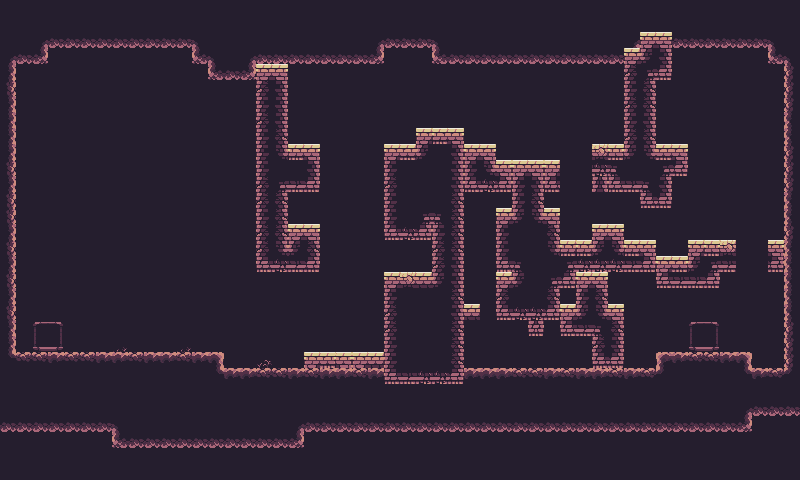

Rendered tile map (Tiled .tmx) drawn with the repository's tilesets; below, a short description and the map source with its tile grids summarised:
An orthogonal 50x30 tile map with 16x16 px tiles, 4 tile layers (BG, Ground, Platform, Tile Layer 4).

<map version="1.10" tiledversion="1.11.0" orientation="orthogonal" renderorder="right-down" width="50" height="30" tilewidth="16" tileheight="16" infinite="0" nextlayerid="7" nextobjectid="1">
 <editorsettings>
  <export target="Level1.tmx" format="tmx" />
 </editorsettings>
 <tileset firstgid="1" source="desert-ruins_adjust.tsx" />
 <layer id="3" name="BG" width="50" height="30">
  <data>[1500 cells, 1500 non-empty, 1 distinct tile ids]</data>
 </layer>
 <layer id="4" name="Ground" width="50" height="30">
  <data>[1500 cells, 469 non-empty, 22 distinct tile ids]</data>
 </layer>
 <layer id="5" name="Platform" width="50" height="30">
  <data>[1500 cells, 241 non-empty, 24 distinct tile ids]</data>
 </layer>
 <layer id="6" name="Tile Layer 4" width="50" height="30">
  <data>[1500 cells, 3 non-empty, 2 distinct tile ids]</data>
 </layer>
</map>